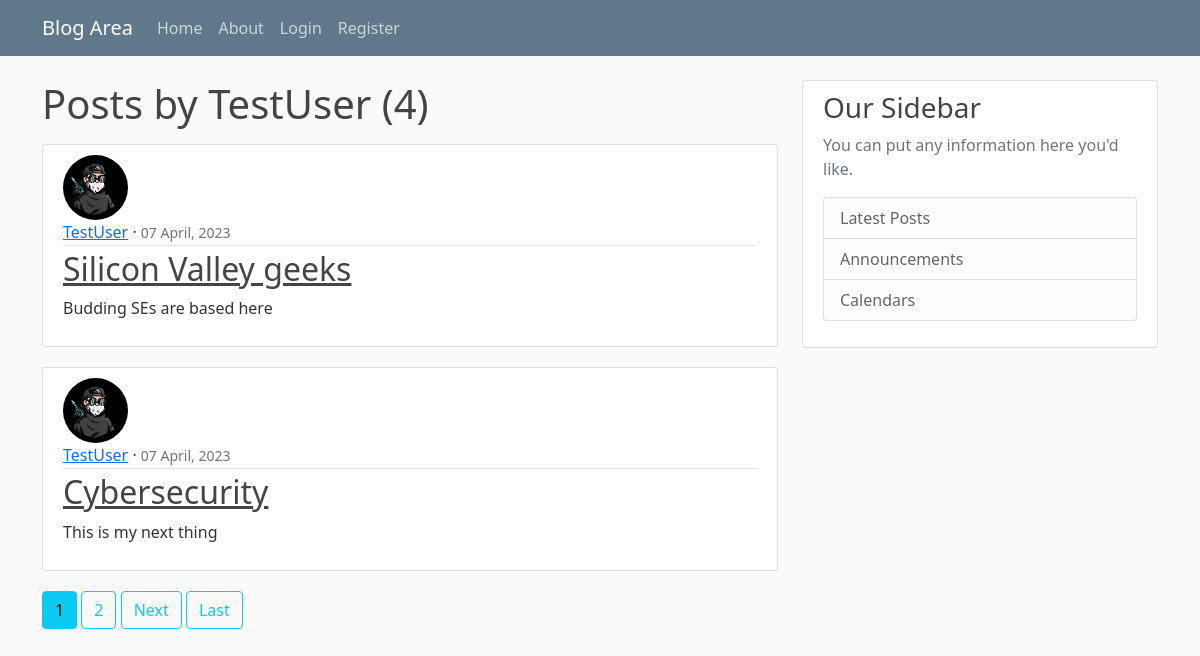
Page /user/TestUser on the committed database.
### blog/models.py (models this page shows, shortened)
class Post(models.Model):
    title = models.CharField(max_length=80)
    content = models.TextField()
    date_posted = models.DateTimeField(default=timezone.now)
    author = models.ForeignKey(User, on_delete=models.CASCADE)

### users/models.py (models this page shows, shortened)
class Profile(models.Model):
    user = models.OneToOneField(User, on_delete=models.CASCADE)
    image = models.ImageField(default='default.jpg', upload_to='profile_pics')

### blog/views.py (the view)
# urls.py: path('user/<str:username>', UserPostListView.as_view(), name='user-posts'),
class UserPostListView(ListView):
    model = Post
    template_name = 'user_posts.html'     #<app>/<model>_<viewtype>.html
    context_object_name = 'posts'
    paginate_by = 2
    def get_queryset(self):
        user = get_object_or_404(User, username=self.kwargs.get('username'))
        return Post.objects.filter(author=user).order_by('-date_posted')

### blog/templates/user_posts.html (shortened to what this page needs)
{% extends "base.html" %}
{% block content %}
    <h1 class="mb-3">Posts by {{ view.kwargs.username }} ({{ page_obj.paginator.count }})</h1>
    {% for post in posts %}
        <article class="media content-section">
            <img class="rounded-circle article-img" src="{{ post.author.profile.image.url }}">
            <div class="media-body">
                <div class="article-metadata">
                    <a class="mr-2" href="{% url 'user-posts' post.author.username %}">{{ post.author }}</a> &middot;
                    <small class="text-muted">{{ post.date_posted|date:"d F, Y" }}</small>
                </div>
                <h2><a class="article-title" href="{%url 'post-detail' post.id  %}">{{ post.title }}</a></h2>
                <p class="article-content">{{ post.content }}</p>
            </div>
        </article>
    {% endfor %}
    {% if is_paginated %}
        {% for num in page_obj.paginator.page_range %}
            {% if page_obj.number == num %}
                <a class="btn btn-info mb-4" href="?page={{ num }}">{{ num }}</a>
            {% elif num > page_obj.number|add:'-3' and num < page_obj.number|add:'3' %}
                <a class="btn btn-outline-info mb-4" href="?page={{ num }}">{{ num }}</a>
            {% endif %}
        {% endfor %}
        {% if page_obj.has_next %}
            <a class="btn btn-outline-info mb-4" href="?page={{ page_obj.next_page_number }}">Next</a>
            <a class="btn btn-outline-info mb-4" href="?page={{ page_obj.paginator.num_pages }}">Last</a>
        {% endif %}
    {% endif %}
{% endblock content%}

### blog/static/blog/main.css (style rules this page uses)
body { background: #fafafa; color: #333333; margin-top: 5rem; }
h1, h2, h3, h4, h5, h6 { color: #444444; }
.content-section { background: #ffffff; padding: 10px 20px; border: 1px solid #dddddd; border-radius: 3px; margin-bottom: 20px; }
.article-title { color: #444444; }
.article-content { white-space: pre-line; }
.article-img { height: 65px; width: 65px; margin-right: 16px; }
.article-metadata { padding-bottom: 1px; margin-bottom: 4px; border-bottom: 1px solid #e3e3e3 }

### rows in the picture
Post: author.profile.image (placeholder picture), author "TestUser", date_posted "07 April, 2023", title "Silicon Valley geeks", content "Budding SEs are based here"
Post: author.profile.image (placeholder picture), author "TestUser", date_posted "07 April, 2023", title "Cybersecurity", content "This is my next thing"

### other values in the picture
{{ view.kwargs.username }} "TestUser"
{{ page_obj.paginator.count }} "4"
{{ num }} "1"
{{ num }} "2"
